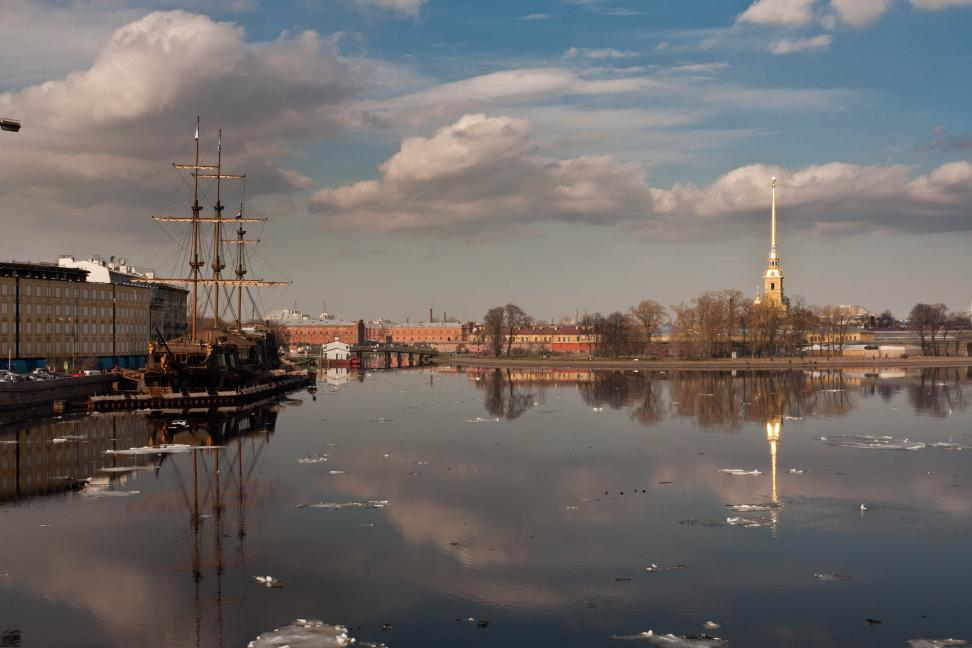
#> input picture fotoesame/boat1.jpg, 972 x 648 px, found by its file name
$ python progetto.py
#> lines starting #> are read from the running program, lines starting #| are printed output that depends on the picture
import cv2
import numpy as np
from matplotlib import pyplot as plt
import math

#casa13 = cv2.imread("casa13.jpg")
#casa14 = cv2.imread("casa14.jpg")
#casa15 = cv2.imread("casa15.jpg")
boat1 = cv2.imread("boat1.jpg")
#> boat1 is the input picture: shape (648, 972, 3); mean B, G, R 103.8, 106.2, 111.4
boat2 = cv2.imread("boat2.jpg")
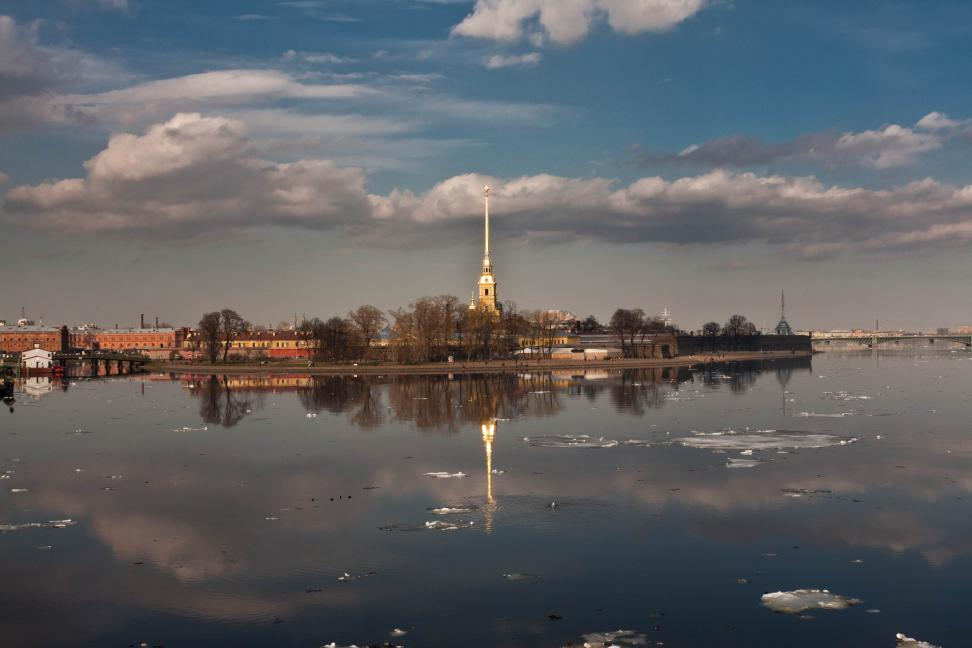
#> input picture fotoesame/boat2.jpg, 972 x 648 px, found by its file name
#> boat2 is the input picture: shape (648, 972, 3); mean B, G, R 100.7, 97.6, 96.1
boat3 = cv2.imread("boat3.jpg")
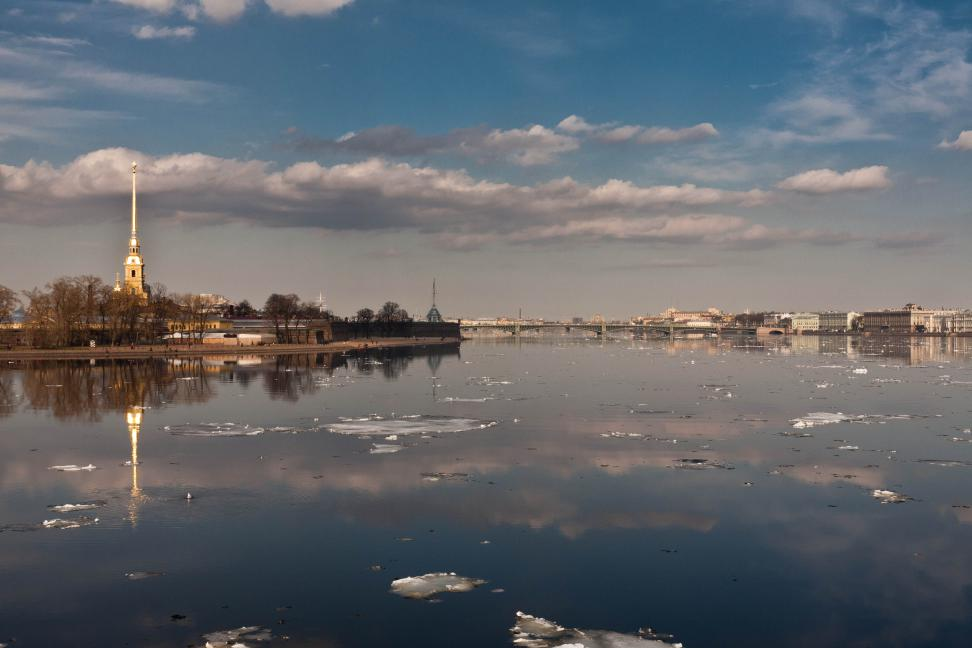
#> input picture fotoesame/boat3.jpg, 972 x 648 px, found by its file name
#> boat3 is the input picture: shape (648, 972, 3); mean B, G, R 109.1, 103.5, 99.1
boat4 = cv2.imread("boat4.jpg")
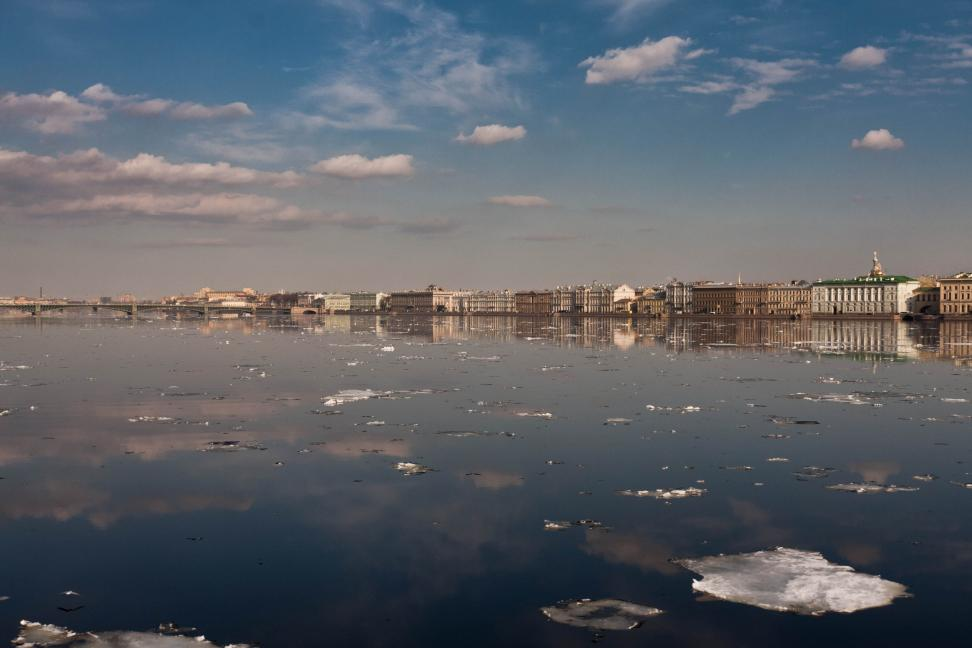
#> input picture fotoesame/boat4.jpg, 972 x 648 px, found by its file name
#> boat4 is the input picture: shape (648, 972, 3); mean B, G, R 105.1, 97.5, 92.1
#im1=cv2.imread("im1.jpg")
#im2=cv2.imread("im2.jpg")
#im3=cv2.imread("im3.jpg")

images=[]

#images.append(casa13)
#images.append(casa14)
#images.append(casa15)
images.append(boat1)
images.append(boat2)
images.append(boat3)
images.append(boat4)
#images.append(im1)
#images.append(im2)
#images.append(im3)

result=images[0]

for x in range(len(images)-1):
  images[x]=result
  grayImage1 = cv2.cvtColor(images[x], cv2.COLOR_BGR2GRAY)
  grayImage2 = cv2.cvtColor(images[x+1], cv2.COLOR_BGR2GRAY)


  sift = cv2.xfeatures2d.SIFT_create()
  keyp1, desc1 = sift.detectAndCompute(grayImage1, None)
  keyp2, desc2 = sift.detectAndCompute(grayImage2, None)
  keyImage1 = cv2.drawKeypoints(grayImage1, keyp1, np.array([]), (255, 0, 0))
  keyImage2 = cv2.drawKeypoints(grayImage2, keyp2, np.array([]), (255, 0, 0))

  brutef = cv2.BFMatcher()
  matches = brutef.knnMatch(desc1, desc2, k=2)

  goodMatch = []
  for m, n in matches:
	  if m.distance < 0.7*n.distance:
		  goodMatch.append(m)

  matchImage = cv2.drawMatches(images[x], keyp1, images[x+1], keyp2, goodMatch, np.array([]), (255, 0, 0), flags=2)

  cv2.imwrite('img_matches_knn'+str(x)+'.jpg', matchImage)


  srce_pts = np.float32([ keyp1[m.queryIdx].pt for m in goodMatch]).reshape(-1, 1, 2)
  dest_pts = np.float32([ keyp2[m.trainIdx].pt for m in goodMatch]).reshape(-1, 1, 2)
  homographyMat, mask = cv2.findHomography(srce_pts, dest_pts, cv2.RANSAC, 5.0)
  matchesMask = mask.ravel().tolist()

  draw_params = dict(matchColor = (255,0,0),
                   singlePointColor = None,
                   matchesMask = matchesMask,
                   flags = 2)

  imgMatch = cv2.drawMatches(images[x],keyp1,images[x+1],keyp2,goodMatch,None,**draw_params)
  cv2.imwrite('img_matches'+str(x)+'.jpg', imgMatch)

  h1, w1 = images[x+1].shape[:2]
  h2, w2 = images[x].shape[:2]
  pts1 = np.float32([[0, 0], [0, h1], [w1, h1], [w1, 0]]).reshape(-1, 1, 2)
  pts2 = np.float32([[0, 0], [0, h2], [w2, h2], [w2, 0]]).reshape(-1, 1, 2)
  pts2_ = cv2.perspectiveTransform(pts2, homographyMat)
  pts = np.concatenate((pts1, pts2_), axis=0)

  [xmin, ymin] = np.int32(pts.min(axis=0).ravel() - 0.5)
  [xmax, ymax] = np.int32(pts.max(axis=0).ravel() + 0.5)
  t = [-xmin, -ymin]
  Ht = np.array([[1, 0, t[0]], [0, 1, t[1]], [0, 0, 1]])

  result = cv2.warpPerspective(images[x], Ht.dot(homographyMat), (xmax-xmin, ymax-ymin))
  result[t[1]:h1+t[1], t[0]:w1+t[0]] = images[x+1]

  cv2.imwrite('img_pano'+str(x)+'.jpg', result)
#> this loop made 3 passes
#> (matches, h2, w2, pts2, xmin, ymin, ymax, t) on passes 1 to 3: (1758 matches, 648, 972, [[0, 0], [0, 648], [972, 648], [972, 0]], -379, -43, 707, [379, 43]), (2412 matches, 750, 1351, [[0, 0], [0, 750], [1351, 750], [1351, 0]], -1149, -236, 812, [1149, 236]), (3528 matches, 1048, 2121, [[0, 0], [0, 1048], [2121, 1048], [2121, 0]], -5276, -1366, 1748, [5276, 1366])
#> pass 1, `keyImage2 = cv2.drawKeypoints(grayImage2, keyp2, np.array([]), (255, 0..`:
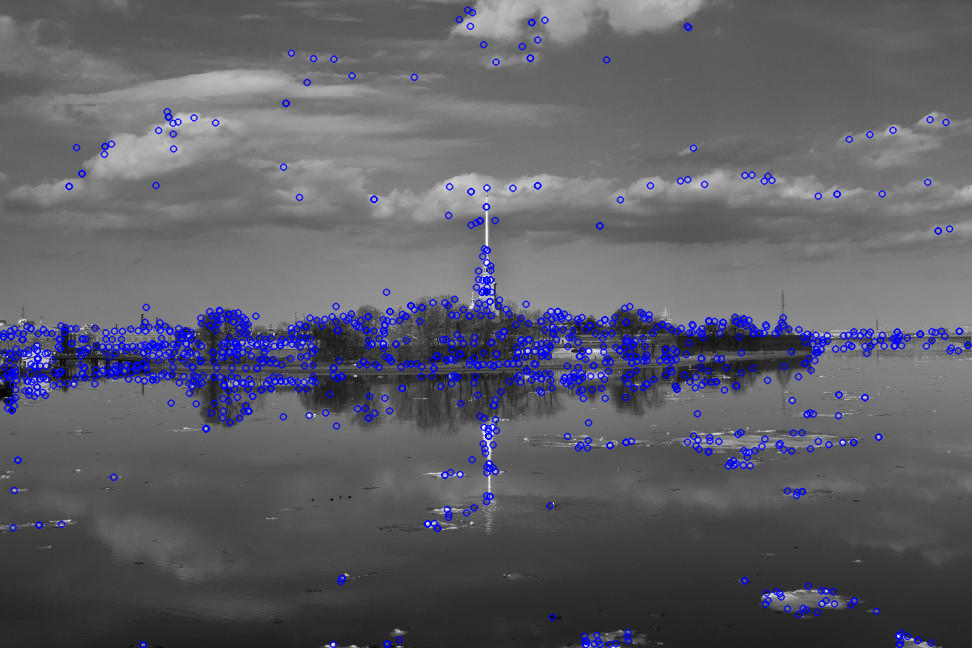
#> keyImage2: shape (648, 972, 3); mean of channels 0, 1, 2 103.1, 94.1, 94.1; drawn as B, G, R
#> after the loop:
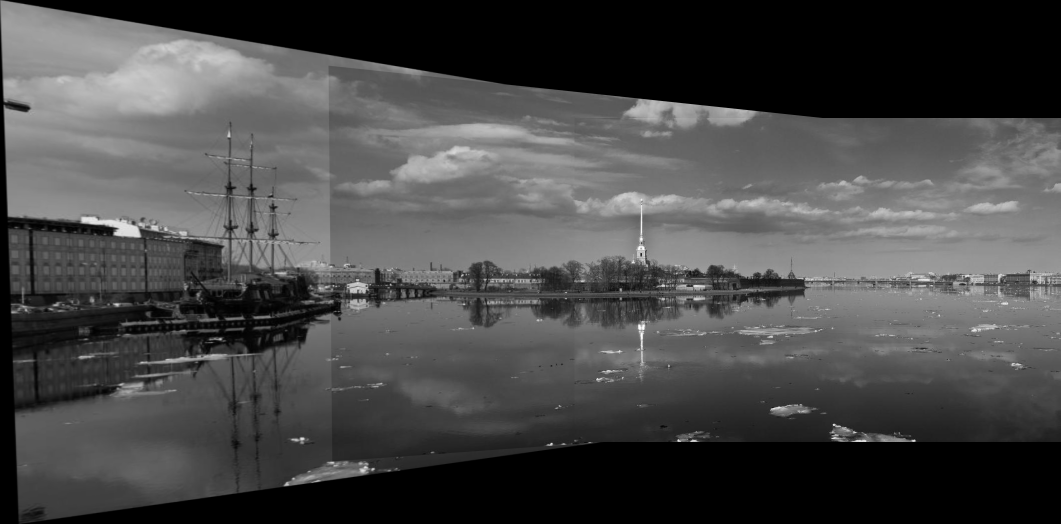
#> grayImage1: shape (1048, 2121) (shown at 1/2 size); min 0, max 254, mean 72.7
#> after the loop:
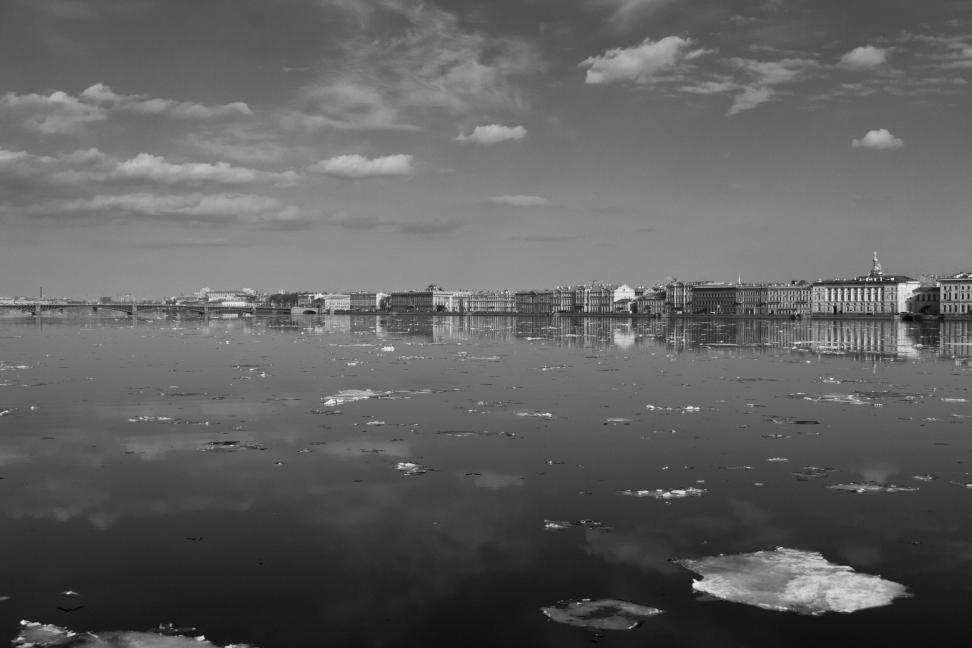
#> grayImage2: shape (648, 972); min 0, max 252, mean 96.7
#> after the loop:
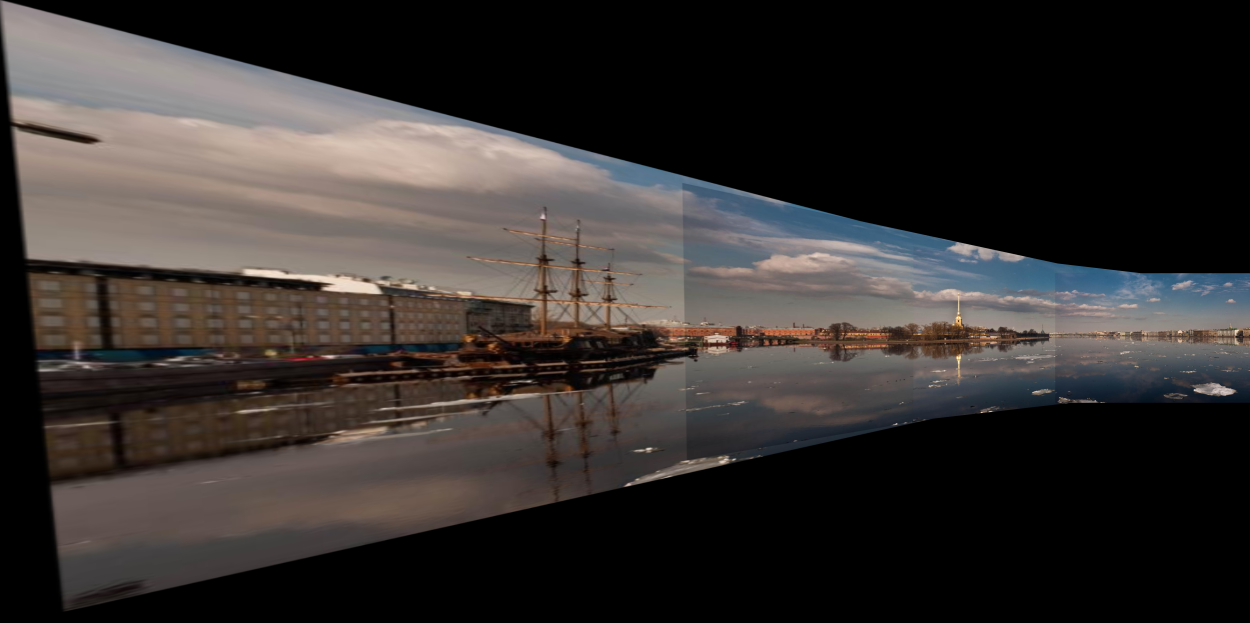
#> result: shape (3114, 6248, 3) (shown at 1/5 size); mean B, G, R 47, 48.9, 53.4
#> after the loop, images = 4 items
